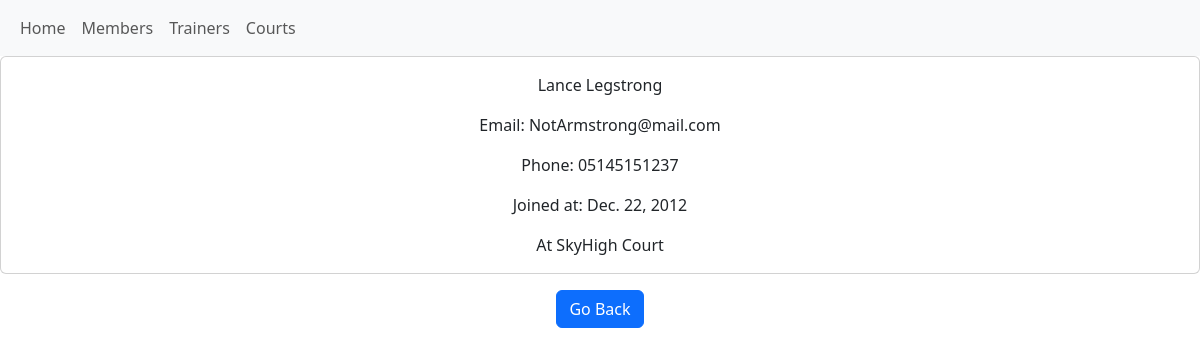
/members/member_details/2, run on the app's committed database.
### members/models.py (models this page shows, shortened)
class Member(models.Model):
    fname = models.CharField(max_length=30)
    lname = models.CharField(max_length=30)
    email = models.EmailField()
    phone = models.CharField(max_length=13)
    join_date = models.DateField(max_length=254)
    court = models.ForeignKey(
        Court, on_delete=models.SET_NULL, null=True, related_name="members"
    )

### courts/models.py (models this page shows, shortened)
class Court(models.Model):
    name = models.CharField(max_length=100)
    number = models.PositiveIntegerField(unique=True)
    is_occupied = models.BooleanField(default=False)
    occupation_time = models.DateTimeField(null=True, blank=True)
    def __str__(self):
        return self.name

### members/views.py (the view)
# urls.py: path("member_details/<int:id>", views.member_details, name="member_details"),
def member_details(request, id):
    member = Member.objects.get(id=id)
    context = {"member": member}
    return render(request, "member_details.html", context)

### members/templates/member_details.html (shortened to what this page needs)
{%extends 'base.html'%}  {%block content%}
<div class="card">
  <div class="card-body">
    <p class="title">{{member.fname}} {{member.lname}}</p>
    <p class="card-text">Email: {{member.email}}</p>
    <p class="card-text">Phone: {{member.phone}}</p>
    <p class="card-text">Joined at: {{member.join_date}}</p>
    {% if member.court%}
    <p class="card-text">At {{member.court}} Court</p>
    {%endif%}
  </div>
</div>
<a href="{%url 'members'%}" class="btn btn-primary mt-3">Go Back</a>
{%endblock%}

### data on the page
Member: fname "Lance", lname "Legstrong", email "NotArmstrong@mail.com", phone "05145151237", join_date "Dec. 22, 2012", court "SkyHigh"
